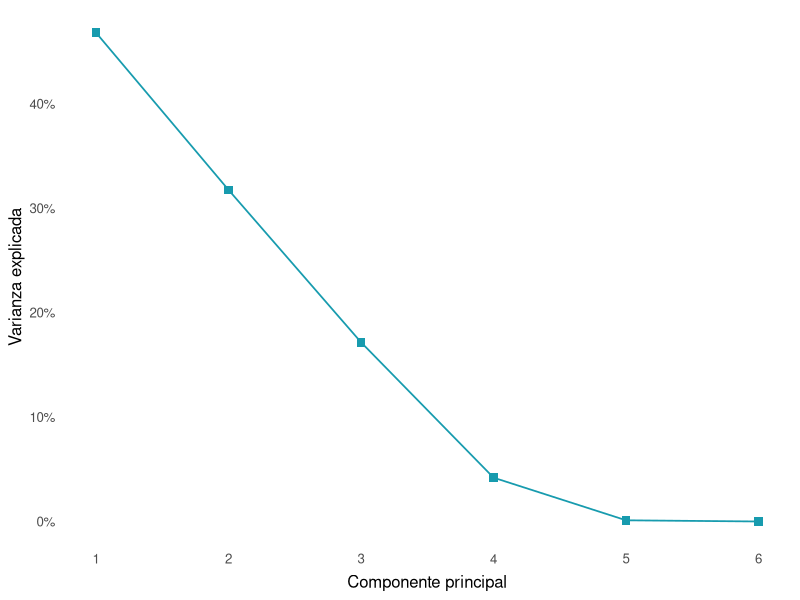

This figure's R source: (Note: this script raises an error after producing the figure.)
###############################################################################
## SCRIPT ID:
## Estudio análisis de uso del tiempo y relación con perfiles de participación cultural
## November and December 2025
## R version 4.5.0 (2025-04-11) -- "How About a Twenty-Six"

## Author: Bastián González-Bustamante
## Email: bastian.gonzalezbustamante@empirialab.cl
## Website: https://empirialab.cl
###############################################################################

###############################################################################
## 1. Clean environment
###############################################################################

## Clean environment
rm(list = ls())

###############################################################################
## 2. Packages
###############################################################################

library(dplyr)
library(tidyr)
library(ggplot2)
library(scales)
library(ggrepel)

###############################################################################
## 3. Analysis by type of day
###############################################################################

## Overall profiles
df <- read.csv("data/tidy/enut_profiles_overall.csv")

## Change and iterate the code
## day_focus <- "Día de semana"
day_focus <- "Día de fin de semana"

## Variable to save plots
scree_plot_flag <- ifelse(day_focus == "Día de semana", "ENUT_scree_weekday", "ENUT_scree_weekend")
pca_plot_flag <- ifelse(day_focus == "Día de semana", "ENUT_acp_weekday", "ENUT_acp_weekend")

###############################################################################
## 4. PCA and clustering on profiles
###############################################################################

## Labels
df_sub <- df %>%
  filter(day_type == day_focus) %>%
  mutate(
    ## Activity labels
    time_set = recode(
      time_set,
      t_ap    = "Act. personales",
      t_cgt   = "Carga global",
      t_to    = "Trabajo en ocupación",
      t_tnr   = "Trabajo no remunerado",
      t_tvaoh = "Trabajo voluntario",
      t_tdnr  = "Doméstico no remunerado",
      t_tcnr  = "Cuidados no remunerado"
    ),
    time_set = factor(
      time_set,
      levels = c(
        "Act. personales", "Carga global", "Trabajo en ocupación",
        "Trabajo no remunerado", "Trabajo voluntario",
        "Doméstico no remunerado", "Cuidados no remunerado"
      )
    ),
    ## Profile labels
    profile_label = recode(
      profile_label,
      "Profile_1" = "Perfil 1",
      "Profile_2" = "Perfil 2",
      "Profile_3" = "Perfil 3",
      "Profile_4" = "Perfil 4",
      "Profile_5" = "Perfil 5",
      "Profile_6" = "Perfil 6"
    ),
    profile_label = factor(
      profile_label,
      levels = c(
        "Perfil 1", "Perfil 2", "Perfil 3",
        "Perfil 4", "Perfil 5", "Perfil 6"
      )
    )
  )

## Profiles and activities matrix
profile_activity_mat <- df_sub %>%
  select(profile_label, time_set, mean_hours) %>%
  pivot_wider(
    names_from  = time_set,
    values_from = mean_hours,
    values_fill = 0
  )

profile_labels <- profile_activity_mat$profile_label

X <- profile_activity_mat %>%
  select(-profile_label) %>%
  as.matrix()

## Standardise activities
X_scaled <- scale(X)

## PCA on profiles
pca_profiles   <- prcomp(X_scaled, center = FALSE, scale. = FALSE)
var_explained  <- pca_profiles$sdev^2 / sum(pca_profiles$sdev^2)

## Scree data frame
scree_df <- data.frame(
  PC  = seq_along(var_explained),
  var = var_explained
)

## PCA labels
pc1_lab <- paste0("Componente Principal 1 (", percent(var_explained[1], accuracy = 1), ")")
pc2_lab <- paste0("Componente Principal 2 (", percent(var_explained[2], accuracy = 1), ")")

## Empiria Lab palette for clusters
pal_empiria  <- c("#fd7014", "#179bae", "#fd8f47", "#dc5802")
shapes_emp   <- c(16, 17, 15, 18)

###############################################################################
## 5. Scree plot
###############################################################################

## Scree plot
p_scree <-
  ggplot(scree_df, aes(x = PC, y = var)) +
  geom_line(linewidth = 0.6, colour = "#179bae") +
  geom_point(size = 2.6, colour = "#179bae", shape = 15) +
  scale_x_continuous(breaks = scree_df$PC) +
  scale_y_continuous(labels = percent_format(accuracy = 1)) +
  theme_minimal(base_size = 12) +
  theme(
    axis.title.x       = element_text(margin = margin(t = 6)),
    panel.grid         = element_blank(),
    legend.position    = "none",
  ) +
  labs(
    x     = "Componente principal",
    y     = "Varianza explicada"
  )

## Print plot
p_scree

## Save as PNG (300 dpi)
ggsave(
  filename = paste0("results/figures/", scree_plot_flag, ".png"),
  plot     = p_scree,
  dpi      = 300,
  width    = 20,
  height   = 14,
  units    = "cm"
)

## Save as PDF (300 dpi)
ggsave(
  filename = paste0("results/figures/", scree_plot_flag, ".pdf"),
  plot     = p_scree,
  dpi      = 300,
  width    = 20,
  height   = 14,
  units    = "cm",
  device   = cairo_pdf
)

###############################################################################
## 6. Clustering on first PCs
###############################################################################

## Scores and number of PCs and clusters
scores <- as.data.frame(pca_profiles$x) %>%
  mutate(profile = profile_labels)

n_pc <- 3

dist_profiles <- dist(scores[, 1:n_pc], method = "euclidean")
hc_profiles   <- hclust(dist_profiles, method = "ward.D2")

k <- 3
profile_clusters <- cutree(hc_profiles, k = k)

scores_clustered <- scores %>%
  mutate(
    profile = factor(profile, levels = levels(df_sub$profile_label)),
    cluster = factor(profile_clusters)
  )

## Seed for labels
set.seed(2024)

## PCA plot
p_pca <-
  ggplot(scores_clustered,
         aes(x = PC1, y = PC2, colour = cluster, shape = cluster)) +
  geom_point(size = 5) +
  ggrepel::geom_text_repel(
    aes(label = profile),
    size        = 4,
    show.legend = TRUE,
    max.overlaps = Inf
  ) +
  scale_colour_manual(
    values = pal_empiria,
    name   = "Clúster"
  ) +
  scale_shape_manual(
    values = shapes_emp,
    name   = "Clúster"
  ) +
  theme_minimal(base_size = 12) +
  theme(
    axis.title.x     = element_text(margin = margin(t = 6)),
    panel.grid       = element_blank(),
    legend.position  = "right",
    legend.title  = element_text(size = 10),
    legend.text      = element_text(size = 10)
  ) +
  labs(
    x = pc1_lab,
    y = pc2_lab
  ) +
  expand_limits(
    x = range(scores_clustered$PC1) + c(-0.2, 0.2),
    y = range(scores_clustered$PC2) + c(-0.2, 0.2)
  )

## Print plot
p_pca

## Save as PNG (300 dpi)
ggsave(
  filename = paste0("results/figures/", pca_plot_flag, ".png"),
  plot     = p_pca,
  dpi      = 300,
  width    = 20,
  height   = 14,
  units    = "cm"
)

## Save as PDF (300 dpi)
ggsave(
  filename = paste0("results/figures/", pca_plot_flag, ".pdf"),
  plot     = p_pca,
  dpi      = 300,
  width    = 20,
  height   = 14,
  units    = "cm",
  device   = cairo_pdf
)
